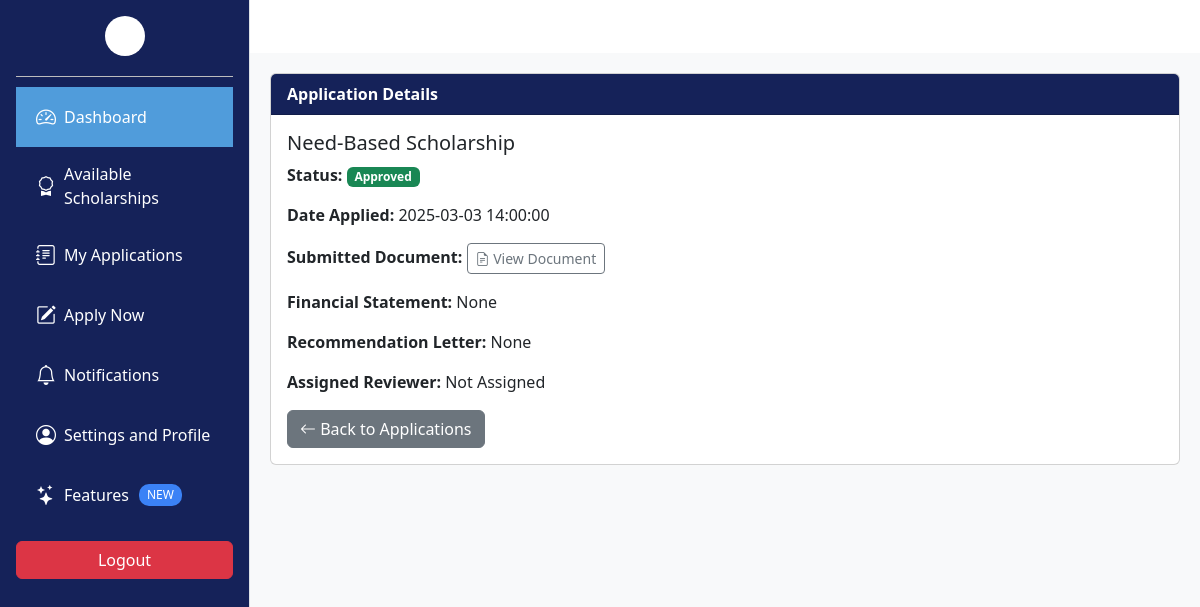
Screenshot of /Student/view_application.php?id=3 (signed in) with the database file from the repository.
### tables this page shows
CREATE TABLE Applications (
    application_id INT PRIMARY KEY AUTO_INCREMENT,
    student_id INT NOT NULL,
    scholarship_id INT NOT NULL,
    submission_date TIMESTAMP DEFAULT CURRENT_TIMESTAMP,
    document_url VARCHAR(255) DEFAULT NULL,
    finantial_statement_url VARCHAR(255) DEFAULT NULL,
    recommendation_letter_url VARCHAR(255) DEFAULT NULL,
    assigned_reviewer_id INT DEFAULT NULL,
    status ENUM('Submitted', 'Pending', 'Under Review', 'Approved', 'Accepted', 'Rejected', 'Needs More Info') DEFAULT 'Submitted',
    FOREIGN KEY (student_id) REFERENCES Students(student_id) ON DELETE CASCADE,
    FOREIGN KEY (scholarship_id) REFERENCES Scholarships(scholarship_id) ON DELETE CASCADE
);

CREATE TABLE Scholarships (
    scholarship_id INT PRIMARY KEY AUTO_INCREMENT,
    name VARCHAR(255) NOT NULL,
    amount DECIMAL(10,2) NOT NULL CHECK (amount > 0),
    gpa DECIMAL(3,1) DEFAULT NULL,
    other_criteria VARCHAR(255) DEFAULT NULL,
    application_start DATE DEFAULT NULL,
    application_end DATE NOT NULL,
    status ENUM('Open', 'Closed', 'Awarded') DEFAULT 'Open',
    created_at TIMESTAMP DEFAULT CURRENT_TIMESTAMP
);

### Student/view_application.php (the view, shortened to what this page needs)
<?php
include "../Database/db.php";
$user_id = $_SESSION['user_id'];
$app_id = isset($_GET['id']) ? intval($_GET['id']) : 0;
$studentQuery = "SELECT student_id FROM Students WHERE user_id = ?";
$stmt = $conn->prepare($studentQuery);
$stmt->bind_param("i", $user_id);
$stmt->execute();
$result = $stmt->get_result();
$student_id = $result->fetch_assoc()['student_id'];
$query = "
    SELECT a.application_id, s.name AS scholarship_name, a.status,
           a.submission_date, a.document_url,
           a.finantial_statement_url, a.recommendation_letter_url,
           u.username AS reviewer_name
    FROM Applications a
    JOIN Scholarships s ON a.scholarship_id = s.scholarship_id
    LEFT JOIN Users u ON a.assigned_reviewer_id = u.user_id
    WHERE a.application_id = ? AND a.student_id = ?
";
$stmt = $conn->prepare($query);
$stmt->bind_param("ii", $app_id, $student_id);
$stmt->execute();
$appResult = $stmt->get_result();
$application = $appResult->fetch_assoc();
?>
<!DOCTYPE html>
<html lang="en">
<head>
  <link href="https://cdn.jsdelivr.net/npm/bootstrap@5.3.3/dist/css/bootstrap.min.css" rel="stylesheet"/>
  <link href="https://cdn.jsdelivr.net/npm/bootstrap-icons@1.10.5/font/bootstrap-icons.css" rel="stylesheet"/>
</head>
<body>
<?php include 'sidebar.php'; ?>
<div class="main-content">
  <div class="card">
    <div class="card-header">
      Application Details
    </div>
    <div class="card-body">
      <h5 class="card-title"><?= htmlspecialchars($application['scholarship_name']) ?></h5>
      <p><strong>Status:</strong>
        <?php
          $statusClass = [
            "Pending" => "badge bg-warning",
            "Under Review" => "badge bg-primary",
            "Approved" => "badge bg-success",
            "Rejected" => "badge bg-danger",
            "Accepted" => "badge bg-success",
            "Needs More Info" => "badge bg-info"
          ][$application['status']] ?? "badge bg-secondary";
        ?>
        <span class="<?= $statusClass ?>"><?= htmlspecialchars($application['status']) ?></span>
      </p>
      <p><strong>Date Applied:</strong> <?= htmlspecialchars($application['submission_date']) ?></p>
      <p><strong>Submitted Document:</strong>
        <?php if (!empty($application['document_url'])): ?>
          <a href="<?= htmlspecialchars($application['document_url']) ?>" target="_blank" class="btn btn-sm btn-outline-secondary">
            <i class="bi bi-file-earmark-text"></i> View Document
          </a>
        <?php else: ?>
          None
        <?php endif; ?>
      </p>
      <p><strong>Financial Statement:</strong>
        <?php if (!empty($application['finantial_statement_url'])): ?>
          <a href="<?= htmlspecialchars($application['finantial_statement_url']) ?>" target="_blank" class="btn btn-sm btn-outline-secondary">
            <i class="bi bi-file-earmark-spreadsheet"></i> View Financial Statement
          </a>
        <?php else: ?>
          None
        <?php endif; ?>
      </p>
      <p><strong>Recommendation Letter:</strong>
        <?php if (!empty($application['recommendation_letter_url'])): ?>
          <a href="<?= htmlspecialchars($application['recommendation_letter_url']) ?>" target="_blank" class="btn btn-sm btn-outline-secondary">
            <i class="bi bi-envelope-paper"></i> View Recommendation Letter
          </a>
        <?php else: ?>
          None
        <?php endif; ?>
      </p>
      <p><strong>Assigned Reviewer:</strong>
        <?= $application['reviewer_name'] ? htmlspecialchars($application['reviewer_name']) : "Not Assigned"; ?>
      </p>
      <div class="mt-3">
        <a href="application.php" class="btn btn-secondary"><i class="bi bi-arrow-left"></i> Back to Applications</a>
      </div>
    </div>
  </div>
</div>
</body>
</html>

### Student/view_application.php (style rules this page uses)
.main-content { background-color: #f8f9fa; min-height: 100vh; padding: 20px; }
.card { margin-bottom: 20px; }
.card-header { background: #152259; color: #fff; font-weight: 600; }

### Student/sidebar.php (style rules this page uses)
.main-content { margin-left: 250px; padding: 20px; }

### rows the page displays
applications: scholarship.name "Need-Based Scholarship", status "Approved", submission_date "2025-03-03 14:00:00"
